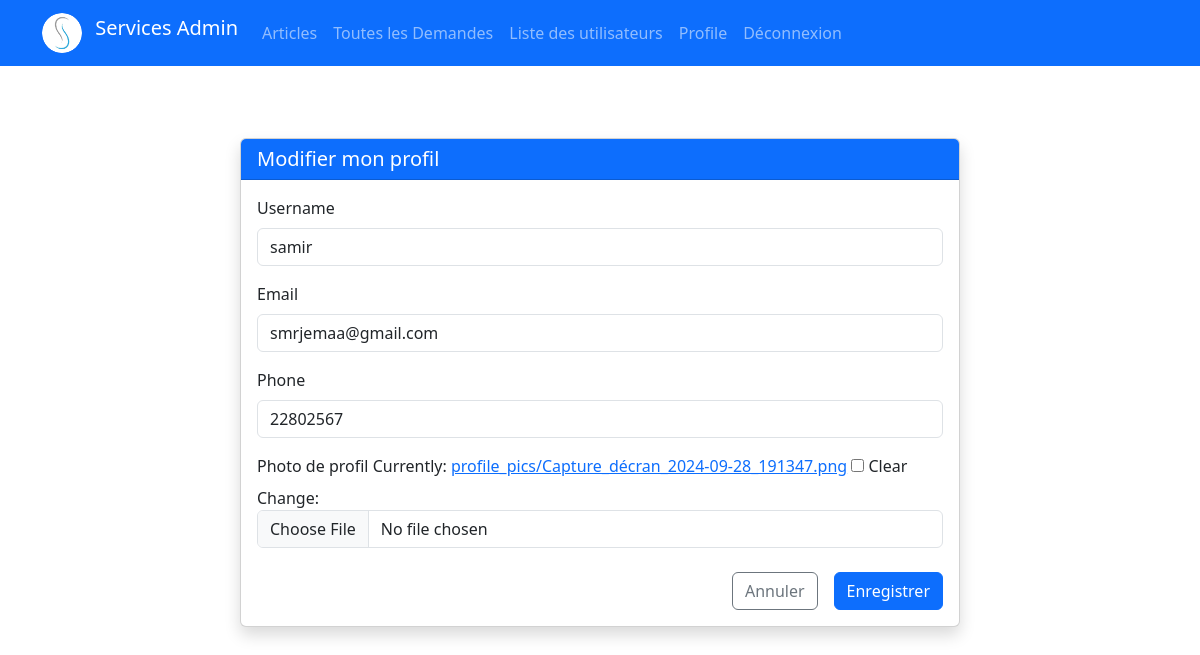
The page /profile/edit/ (signed in) on the database as committed earlier.
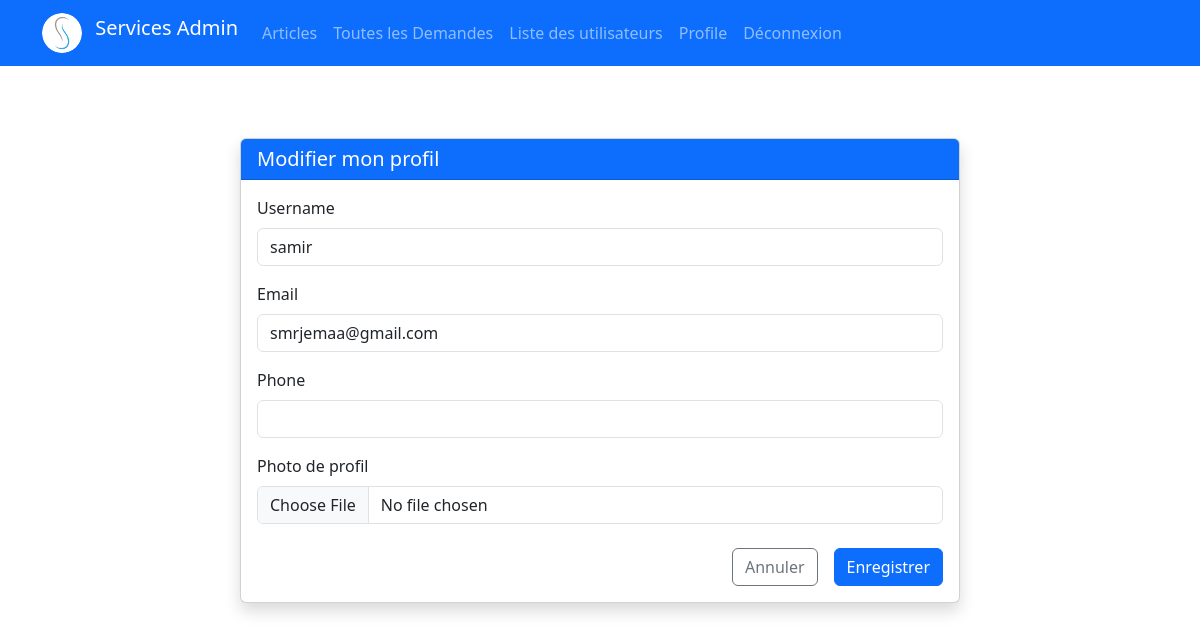
The same page on the database as committed later.
### users/models.py (models this page shows, shortened)
class CustomUser(AbstractBaseUser, PermissionsMixin):
    email = models.EmailField(unique=True)
    username = models.CharField(max_length=30, unique=True)
    phone = models.CharField(max_length=20, blank=True, null=True)
    is_active = models.BooleanField(default=True)
    is_staff = models.BooleanField(default=False)
    date_joined = models.DateTimeField(auto_now_add=True, null=True, blank=True)
    profile_picture = models.ImageField(
        upload_to='profile_pics/',
        blank=True,
        null=True,
        verbose_name="Photo de profil"
    )
    objects = CustomUserManager()
    USERNAME_FIELD = 'email'  # Utilisez email comme identifiant
    REQUIRED_FIELDS = ['username']

### users/views.py (the view)
# urls.py: path('profile/edit/', edit_profile, name='edit_profile'),        # Modifier profil
@login_required
def edit_profile(request):
    if request.method == 'POST':
        form = ProfileUpdateForm(request.POST, request.FILES, instance=request.user)
        if form.is_valid():
            form.save()
            return redirect('users:profile')
    else:
        form = ProfileUpdateForm(instance=request.user)
    return render(request, 'users/edit_profile.html', {'form': form})

### users/forms.py
class ProfileUpdateForm(forms.ModelForm):
    class Meta:
        model = CustomUser
        fields = ['username', 'email', 'phone', 'profile_picture']
        widgets = {
            'username': forms.TextInput(attrs={'class': 'form-control'}),
            'email': forms.EmailInput(attrs={'class': 'form-control'}),
            'phone': forms.TextInput(attrs={'class': 'form-control'}),
        }

### users/templates/users/edit_profile.html (shortened to what this page needs)
{% extends 'base.html' %}
{% load widget_tweaks %}
{% block content %}
<div class="container py-5">
    <div class="row justify-content-center">
        <div class="col-lg-8">
            <div class="card shadow">
                <div class="card-header bg-primary text-white">
                    <h5 class="mb-0">Modifier mon profil</h5>
                </div>
                <div class="card-body">
                    <form method="post" enctype="multipart/form-data">
                        {% for field in form %}
                        <div class="mb-3">
                            <label for="{{ field.id_for_label }}" class="form-label">{{ field.label }}</label>
                            {% render_field field class="form-control" %}
                        </div>
                        {% endfor %}
                        <div class="d-grid gap-2 d-md-flex justify-content-md-end mt-4">
                            <a href="{% url 'users:profile' %}" class="btn btn-outline-secondary me-md-2">
                                Annuler
                            </a>
                            <button type="submit" class="btn btn-primary">
                                Enregistrer
                            </button>
                        </div>
                    </form>
                </div>
            </div>
        </div>
    </div>
</div>
{% endblock %}

Rows that differ between the two databases and show on the page:
changed CustomUser "samir": phone "22802567" → (not shown)
Other text that changed with them:
list line gone: "Currently: profile_pics/Capture_décran_2024-09-28_191347.png Clear Change: ☐"
